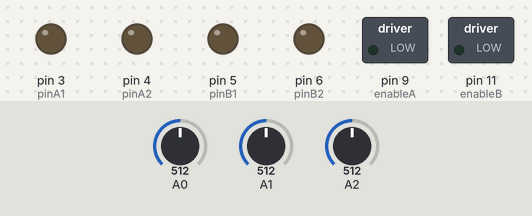
This sketch was run on a simulated Arduino Mega 2560, built with avr-gcc and run on an emulated ATmega2560. Shown: switched loads named in the sketch (green lamp = pin HIGH), output pins drawn as LEDs (lit = HIGH). Dashed ring = blinking. The inputs (shaded band) are chosen by the test bench; at power-on: A0 = 512, A2 = 512, A1 = 512.

Above: at 1.2 s.
1.3 s: A0 set to 732
2.8 s: A0 set to 760
At 3.1 s:
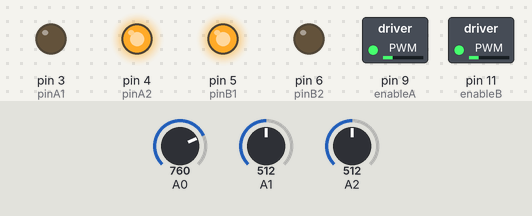
4.3 s: A2 set to 742
5.8 s: A2 set to 768
At 5.96 s:
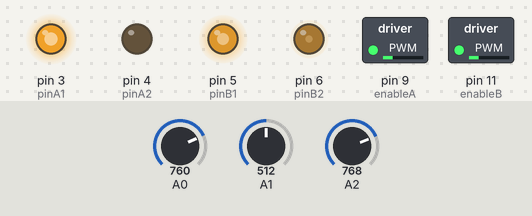
8.8 s: A1 set to 900
At 11.7 s:
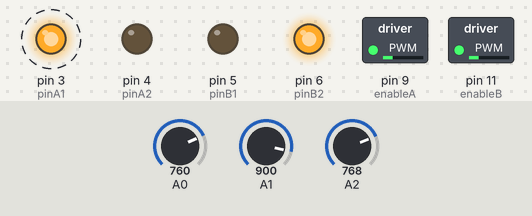
11.8 s: A1 set to 766
13.3 s: A1 set to 736
Timing chart, 0 to 17.3 s (numbered marks = the images above; inputs shaded):
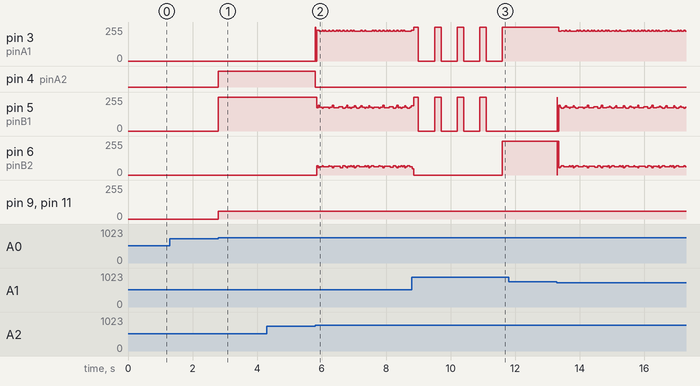

The sketch:

newautomaticcde.ino
```cpp
#include <RedBot.h>
RedBotSensor lf = RedBotSensor(A0);
RedBotSensor cen = RedBotSensor(A1);
RedBotSensor ri= RedBotSensor(A2);
int enableA = 9;
int enableB = 11;
int pinA1 = 3;
int pinA2 = 4;
int pinB1 = 5;
int pinB2 = 6;
int front_trig = A14;
int front_echo = A15;
long front_time, fris;
int motorSpeed = 60;
int lineStandard = 750;
int tmypins[4][3];
int fmypins[4][3];
int i,j;
boolean scane1=true;
boolean scane2=false;
boolean scane3=false;
boolean scane4=false;
boolean scane5=false;
void setup() {
  // put your setup code here, to run once:
  Serial.begin(9600);
  pinMode(enableA, OUTPUT);
  pinMode(pinA1, OUTPUT);
  pinMode(pinA2, OUTPUT);
  pinMode(enableB, OUTPUT);
  pinMode(pinB1, OUTPUT);
  pinMode(pinB2, OUTPUT);
  pinMode(front_trig, OUTPUT);
  pinMode(front_echo, INPUT);
}

void loop() {

  if(scane1){
for(j=0;j<=3;j=j+1){
if(cen.read()<lineStandard && lf.read() >lineStandard &&ri.read() >lineStandard&&fris>15){  forward();}
else if(cen.read()>lineStandard&&lf.read()<lineStandard&&ri.read()>lineStandard&&fris>15){turnright();}
else if(cen.read()>lineStandard &&lf.read()>lineStandard && ri.read()<lineStandard&&fris>15){turnleft();}
else if(cen.read()>lineStandard && lf.read() >lineStandard &&ri.read() >lineStandard&&fris>15){tmypins[1][j]=1;forward();delay(200);continue;}
else if(cen.read()>lineStandard && lf.read() <lineStandard &&ri.read() <lineStandard&&fris>15){tmypins[1][j]=0; forward();delay(200);continue;}
else if(fris<15){tmypins[1][j]=2;
   if(cen.read()<lineStandard && lf.read() >lineStandard &&ri.read() >lineStandard){forward();}
   else if(cen.read()>lineStandard&&lf.read()<lineStandard&&ri.read()>lineStandard){turnright();}
   else if(cen.read()>lineStandard &&lf.read()>lineStandard && ri.read()<lineStandard){turnleft();}
   else if(cen.read()>lineStandard && lf.read() >lineStandard &&ri.read() >lineStandard){ forward(); delay(200);motorCoast();delay(500);  continue;}
}
}
if(j==3){scane1=false;}
}
roright();scane2=true;
if(scane2){
for(j=3;j>=0;j=j-1){
  if(cen.read()<lineStandard && lf.read() >lineStandard &&ri.read() >lineStandard&&fris>15){  forward();}
else if(cen.read()>lineStandard&&lf.read()<lineStandard&&ri.read()>lineStandard&&fris>15){turnright();}
else if(cen.read()>lineStandard &&lf.read()>lineStandard && ri.read()<lineStandard&&fris>15){turnleft();}
else if(cen.read()>lineStandard && lf.read() >lineStandard &&ri.read() >lineStandard&&fris>15){
  tmypins[2][j]=1;
  if(j=3){roright();}else{
  forward();
  delay(200);}
  continue;
  }
else if(cen.read()>lineStandard && lf.read() <lineStandard &&ri.read() <lineStandard&&fris>15){
  tmypins[2][j]=0;
  if(j=3){roright();}else{
  forward();
  delay(200);}
  continue;
  }
else if(fris<15){tmypins[2][j]=2;
   if(cen.read()<lineStandard && lf.read() >lineStandard &&ri.read() >lineStandard){forward();}
   else if(cen.read()>lineStandard&&lf.read()<lineStandard&&ri.read()>lineStandard){turnright();}
   else if(cen.read()>lineStandard &&lf.read()>lineStandard && ri.read()<lineStandard){turnleft();}
   else if(cen.read()>lineStandard && lf.read() >lineStandard &&ri.read() >lineStandard){ forward(); delay(200);motorCoast();delay(500);  continue;}
}
}
if(j==0){scane2=false;}
}
roleft();scane3=true;
if(scane3){
for(j=0;j<=3;j=j+1){
  if(cen.read()<lineStandard && lf.read() >lineStandard &&ri.read() >lineStandard&&fris>15){  forward();}
else if(cen.read()>lineStandard&&lf.read()<lineStandard&&ri.read()>lineStandard&&fris>15){turnright();}
else if(cen.read()>lineStandard &&lf.read()>lineStandard && ri.read()<lineStandard&&fris>15){turnleft();}
else if(cen.read()>lineStandard && lf.read() >lineStandard &&ri.read() >lineStandard&&fris>15){
  tmypins[2][j]=1;
  if(j=3){roleft();}else{
  forward();
  delay(200);}
  continue;
  }
else if(cen.read()>lineStandard && lf.read() <lineStandard &&ri.read() <lineStandard&&fris>15){
  tmypins[2][j]=0;
  if(j=3){roleft();}else{
  forward();
  delay(200);}
  continue;
  }
else if(fris<15){tmypins[2][j]=2;
   if(cen.read()<lineStandard && lf.read() >lineStandard &&ri.read() >lineStandard){forward();}
   else if(cen.read()>lineStandard&&lf.read()<lineStandard&&ri.read()>lineStandard){turnright();}
   else if(cen.read()>lineStandard &&lf.read()>lineStandard && ri.read()<lineStandard){turnleft();}
   else if(cen.read()>lineStandard && lf.read() >lineStandard &&ri.read() >lineStandard){ forward(); delay(200);motorCoast();delay(500);  continue;}
}
}
if(j==3){scane3=false;}
}
roright();scane4=true;
if(scane4){
for(j=3;j>=0;j=j-1){
  if(cen.read()<lineStandard && lf.read() >lineStandard &&ri.read() >lineStandard&&fris>15){  forward();}
else if(cen.read()>lineStandard&&lf.read()<lineStandard&&ri.read()>lineStandard&&fris>15){turnright();}
else if(cen.read()>lineStandard &&lf.read()>lineStandard && ri.read()<lineStandard&&fris>15){turnleft();}
else if(cen.read()>lineStandard && lf.read() >lineStandard &&ri.read() >lineStandard&&fris>15){
  tmypins[2][j]=1;
  if(j=3){roright();}else{
  forward();
  delay(200);}
  continue;
  }
else if(cen.read()>lineStandard && lf.read() <lineStandard &&ri.read() <lineStandard&&fris>15){
  tmypins[2][j]=0;
  if(j=3){roright();}else{
  forward();
  delay(200);}
  continue;
  }
else if(fris<15){tmypins[2][j]=2;
   if(cen.read()<lineStandard && lf.read() >lineStandard &&ri.read() >lineStandard){forward();}
   else if(cen.read()>lineStandard&&lf.read()<lineStandard&&ri.read()>lineStandard){turnright();}
   else if(cen.read()>lineStandard &&lf.read()>lineStandard && ri.read()<lineStandard){turnleft();}
   else if(cen.read()>lineStandard && lf.read() >lineStandard &&ri.read() >lineStandard){ forward(); delay(200);motorCoast();delay(500);  continue;}
}
}
if(j==0){
  scane4=false;}
}
roright();scane5=true;
if(scane5){
  for(int x=0;x<3;x=x+1){
 if(cen.read()<lineStandard && lf.read() >lineStandard &&ri.read() >lineStandard&&fris>15){  forward();}
else if(cen.read()>lineStandard&&lf.read()<lineStandard&&ri.read()>lineStandard&&fris>15){turnright();}
else if(cen.read()>lineStandard &&lf.read()>lineStandard && ri.read()<lineStandard&&fris>15){turnleft();}
else if(cen.read()>lineStandard && lf.read() >lineStandard &&ri.read() >lineStandard&&fris>15){forward();delay(200);continue;}
else if(cen.read()>lineStandard && lf.read() <lineStandard &&ri.read() <lineStandard&&fris>15){forward();delay(200);continue;}
  if (x==3){scane5=false;}
  }
}

motorCoast();


}

void roright(){while( lf.read() >lineStandard ||ri.read() >lineStandard){
  turnright(); if(cen.read()<lineStandard && lf.read() >lineStandard &&ri.read() >lineStandard){ return;}
  }
}
void roleft(){while( lf.read() >lineStandard ||ri.read() >lineStandard){
  turnleft(); if(cen.read()<lineStandard && lf.read() >lineStandard &&ri.read() >lineStandard){ return;}
  }
}
void forward(){
  analogWrite(enableA, motorSpeed);
  analogWrite(enableB, motorSpeed);
  digitalWrite(pinA1, HIGH); digitalWrite(pinA2, LOW);
  digitalWrite(pinB1, HIGH); digitalWrite(pinB2, LOW);
}
void backward(){
  analogWrite(enableA, motorSpeed);
  analogWrite(enableB, motorSpeed);
  digitalWrite(pinA1, LOW); digitalWrite(pinA2, HIGH);
  digitalWrite(pinB1, LOW); digitalWrite(pinB2, HIGH);
}
void motorCoast(){
  digitalWrite(pinA1, LOW);
  digitalWrite(pinA2, LOW);
  digitalWrite(pinB1, LOW);
  digitalWrite(pinB2, LOW);
}
void turnright() {
  analogWrite(enableA, motorSpeed);
  analogWrite(enableB, motorSpeed);
  digitalWrite(pinA1, HIGH); digitalWrite(pinA2, LOW);
  digitalWrite(pinB1, LOW); digitalWrite(pinB2, HIGH);
}
void turnleft() {
  analogWrite(enableA, motorSpeed);
  analogWrite(enableB, motorSpeed);
  digitalWrite(pinA1, LOW); digitalWrite(pinA2, HIGH);
  digitalWrite(pinB1, HIGH); digitalWrite(pinB2, LOW);
}
```

Measured:
- the behaviour switches between 750 and 751 on A0 (found by bisection; images 0 and 1)
- the behaviour switches between 750 and 751 on A2 (found by bisection; images 1 and 2)
- after the input at 1.3 s, every drawn part: stays the same
- after the input at 2.8 s, pin 4 (pinA2): LOW → HIGH at once; pin 5 (pinB1): 0/255 → 255/255 at once; pin 9 (enableA), pin 11 (enableB): 0/255 → 60/255 at once
- after the input at 4.3 s, every drawn part: stays the same
- after the input at 11.8 s, every drawn part: stays the same
